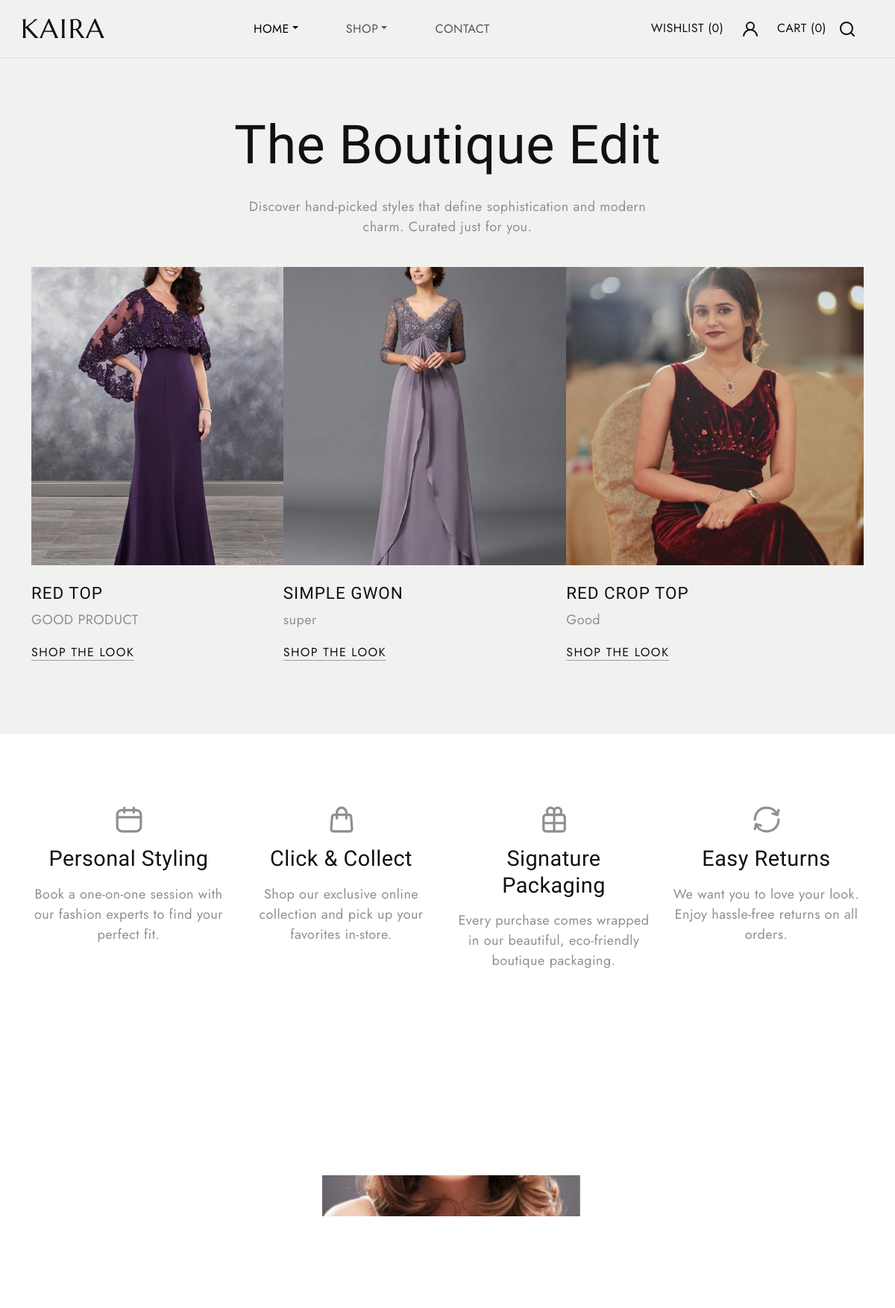
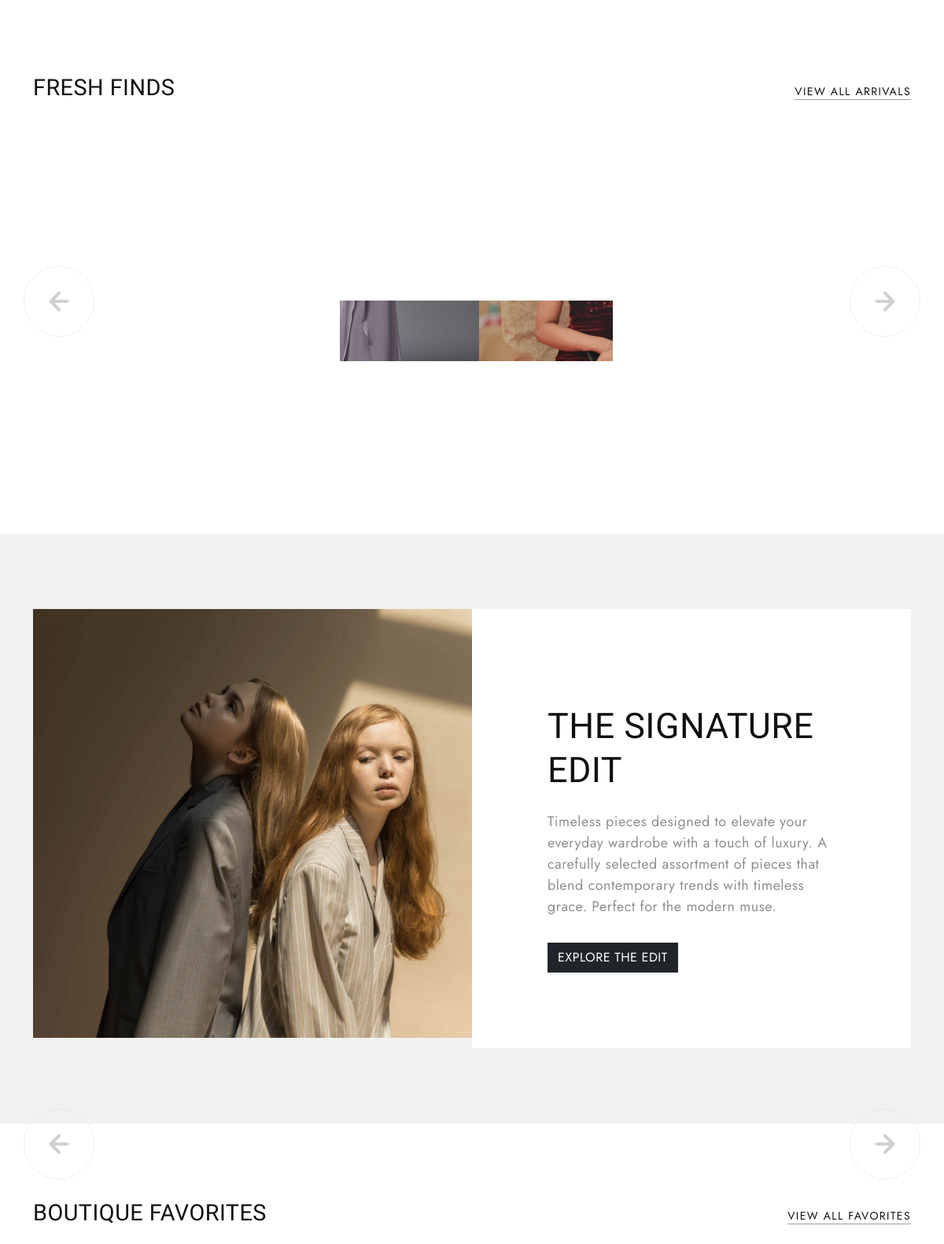
The page / (upper part) on the database its author committed (2 pictures, top to bottom).
### store/models.py (models this page shows, shortened)
class Product(models.Model):
    category=models.ForeignKey(Category,related_name='products',on_delete=models.CASCADE)
    name=models.CharField(max_length=225)
    price=models.DecimalField(max_digits=10,decimal_places=2)
    colors = models.ManyToManyField(Color, blank=True)
    sizes = models.ManyToManyField(Size, blank=True)
    description=models.TextField(blank=True)
    stock=models.PositiveIntegerField(default=0)
    is_available=models.BooleanField(default=True)
    created_at=models.DateTimeField(auto_now_add=True)
    @property
    def get_main_image(self):
        main_img = self.images.filter(is_main=True).first()
        if not main_img:
            main_img = self.images.first()
        return main_img

class ProductImage(models.Model):
    product=models.ForeignKey(Product,related_name='images',on_delete=models.CASCADE)
    image=models.ImageField(upload_to='products/images/')
    is_main=models.BooleanField(default=False)
    created_at=models.DateTimeField(auto_now_add=True)

class Category(models.Model):
    name=models.CharField(max_length=255)
    image=models.ImageField(upload_to='category/images/')
    created_at=models.DateTimeField(auto_now_add=True)

### store/views.py (the view)
# urls.py: path('',home,name='home'),
def home(request):
    categories = Category.objects.all()[:3]
    new_arrivals = Product.objects.filter(is_available=True).order_by('-created_at')[:8]
    best_sellers = Product.objects.filter(is_available=True).order_by('?')[:8]
    related_products = Product.objects.filter(is_available=True).order_by('?')[:8]
    context = {
        'categories': categories,
        'new_arrivals': new_arrivals,
        'best_sellers': best_sellers,
        'related_products': related_products,
    }
    return render(request, 'index.html', context)

### store/context_processor.py (called while the page is built)
def counter(request):
    cart_count = 0
    if 'admin' in request.path:
        return {}
    else:
        try:
            cart = Cart.objects.filter(cart_id=_cart_id(request))
            if request.user.is_authenticated:
                pass
            cart_items = CartItem.objects.all().filter(cart=cart[:1])
            for cart_item in cart_items:
                cart_count += cart_item.quantity
        except Cart.DoesNotExist:
            cart_count = 0
    return dict(cart_count=cart_count)

### store/views.py (called while the page is built)
def _cart_id(request):
    cart = request.session.session_key
    if not cart:
        request.session.create()
        cart = request.session.session_key
    return cart

### templates/index.html (shortened to what this page needs)
{% extends "base.html" %}
{% load static %}
{% block content %}
  <section id="billboard" class="bg-light py-5">
    <div class="container">
      <div class="row justify-content-center">
        <h1 class="section-title text-center mt-4" data-aos="fade-up">The Boutique Edit</h1>
        <div class="col-md-6 text-center" data-aos="fade-up" data-aos-delay="300">
          <p>Discover hand-picked styles that define sophistication and modern charm. Curated just for you.</p>
        </div>
      </div>
      <div class="row">
        <div class="swiper main-swiper py-4" data-aos="fade-up" data-aos-delay="600">
          <div class="swiper-wrapper d-flex border-animation-left">
            {% for product in new_arrivals %}
            <div class="swiper-slide">
              <div class="banner-item image-zoom-effect">
                <div class="image-holder">
                  <a href="{% url 'product_detail' product.id %}">
                    {% if product.get_main_image %}
                      <img src="{{ product.get_main_image.image.url }}" alt="{{ product.name }}" class="img-fluid" style="height: 400px; object-fit: cover; width: 100%;">
                    {% else %}
                      <img src="{% static 'images/banner-image-1.jpg' %}" alt="Default" class="img-fluid">
                    {% endif %}
                  </a>
                </div>
                <div class="banner-content py-4">
                  <h5 class="element-title text-uppercase">
                    <a href="{% url 'product_detail' product.id %}" class="item-anchor">{{ product.name }}</a>
                  </h5>
                  <p>{{ product.description|truncatewords:10 }}</p>
                  <div class="btn-left">
                    <a href="{% url 'product_detail' product.id %}" class="btn-link fs-6 text-uppercase item-anchor text-decoration-none">Shop the Look</a>
                  </div>
                </div>
              </div>
            </div>
            {% endfor %}
          </div>
        </div>
        <div class="icon-arrow icon-arrow-left"><svg width="50" height="50"><use xlink:href="#arrow-left"></use></svg></div>
        <div class="icon-arrow icon-arrow-right"><svg width="50" height="50"><use xlink:href="#arrow-right"></use></svg></div>
      </div>
    </div>
  </section>
  <section class="features py-5">
    <div class="container">
      <div class="row">
        <div class="col-md-3 text-center" data-aos="fade-in" data-aos-delay="0">
          <div class="py-5">
            <svg width="38" height="38"><use xlink:href="#calendar"></use></svg>
            <h4 class="element-title text-capitalize my-3">Personal Styling</h4>
            <p>Book a one-on-one session with our fashion experts to find your perfect fit.</p>
          </div>
        </div>
        <div class="col-md-3 text-center" data-aos="fade-in" data-aos-delay="300">
          <div class="py-5">
            <svg width="38" height="38"><use xlink:href="#shopping-bag"></use></svg>
            <h4 class="element-title text-capitalize my-3">Click & Collect</h4>
            <p>Shop our exclusive online collection and pick up your favorites in-store.</p>
          </div>
        </div>
        <div class="col-md-3 text-center" data-aos="fade-in" data-aos-delay="600">
          <div class="py-5">
            <svg width="38" height="38"><use xlink:href="#gift"></use></svg>
            <h4 class="element-title text-capitalize my-3">Signature Packaging</h4>
            <p>Every purchase comes wrapped in our beautiful, eco-friendly boutique packaging.</p>
          </div>
        </div>
        <div class="col-md-3 text-center" data-aos="fade-in" data-aos-delay="900">
          <div class="py-5">
            <svg width="38" height="38"><use xlink:href="#arrow-cycle"></use></svg>
            <h4 class="element-title text-capitalize my-3">Easy Returns</h4>
            <p>We want you to love your look. Enjoy hassle-free returns on all orders.</p>
          </div>
        </div>
      </div>
    </div>
  </section>
  <section class="categories overflow-hidden">
    <div class="container">
      <div class="open-up" data-aos="zoom-out">
        <div class="row">
          {% for category in categories %}
          <div class="col-md-4">
            <div class="cat-item image-zoom-effect">
              <div class="image-holder">
                <a href="{% url 'shop' %}?category={{ category.name }}">
                  {% if category.image %}
                    <img src="{{ category.image.url }}" alt="{{ category.name }}" class="product-image img-fluid w-100" style="height: 300px; object-fit: cover;">
                  {% else %}
                    <img src="{% static 'images/cat-item1.jpg' %}" alt="Default" class="product-image img-fluid">
                  {% endif %}
                </a>
              </div>
              <div class="category-content">
                <div class="product-button">
                  <a href="{% url 'shop' %}?category={{ category.name }}" class="btn btn-common text-uppercase">Explore {{ category.name }}</a>
                </div>
              </div>
            </div>
          </div>
          {% endfor %}
        </div>
      </div>
    </div>
  </section>
  <section id="new-arrival" class="new-arrival product-carousel py-5 position-relative overflow-hidden">
    <div class="container">
      <div class="d-flex flex-wrap justify-content-between align-items-center mt-5 mb-3">
        <h4 class="text-uppercase">Fresh Finds</h4>
        <a href="{% url 'shop' %}" class="btn-link">View All Arrivals</a>
      </div>
      <div class="swiper product-swiper open-up" data-aos="zoom-out">
        <div class="swiper-wrapper d-flex">
          {% for product in new_arrivals %}
          <div class="swiper-slide">
            <div class="product-item image-zoom-effect link-effect">
              <div class="image-holder position-relative">
                <a href="{% url 'product_detail' product.id %}">
                  {% if product.get_main_image %}
                    <img src="{{ product.get_main_image.image.url }}" alt="{{ product.name }}" class="product-image img-fluid w-100" style="height: 400px; object-fit: cover;">
                  {% else %}
                    <img src="{% static 'images/product-item-1.jpg' %}" alt="default" class="product-image img-fluid">
                  {% endif %}
                </a>
                <div class="product-content">
                  <h5 class="element-title text-uppercase fs-5 mt-3">
                    <a href="{% url 'product_detail' product.id %}">{{ product.name }}</a>
                  </h5>
                  <span>${{ product.price }}</span>
                </div>
              </div>
            </div>
          </div>
          {% endfor %}
        </div>
      </div>
      <div class="icon-arrow icon-arrow-left"><svg width="50" height="50"><use xlink:href="#arrow-left"></use></svg></div>
      <div class="icon-arrow icon-arrow-right"><svg width="50" height="50"><use xlink:href="#arrow-right"></use></svg></div>
    </div>
  </section>
  <section class="collection bg-light position-relative py-5">
    <div class="container">
      <div class="row">
        <div class="title-xlarge text-uppercase txt-fx domino">Elegance</div>
        <div class="collection-item d-flex flex-wrap my-5">
          <div class="col-md-6 column-container">
            <div class="image-holder">
              <img src="{% static 'images/single-image-2.jpg' %}" alt="collection" class="product-image img-fluid">
            </div>
          </div>
          <div class="col-md-6 column-container bg-white">
            <div class="collection-content p-5 m-0 m-md-5">
              <h3 class="element-title text-uppercase">The Signature Edit</h3>
              <p>Timeless pieces designed to elevate your everyday wardrobe with a touch of luxury. A carefully selected assortment of pieces that blend contemporary trends with timeless grace. Perfect for the modern muse.</p>
              <a href="{% url 'shop' %}" class="btn btn-dark text-uppercase mt-3">Explore the Edit</a>
            </div>
          </div>
        </div>
      </div>
    </div>
  </section>
  <section id="best-sellers" class="best-sellers product-carousel py-5 position-relative overflow-hidden">
    <div class="container">
      <div class="d-flex flex-wrap justify-content-between align-items-center mt-5 mb-3">
        <h4 class="text-uppercase">Boutique Favorites</h4>
        <a href="{% url 'shop' %}" class="btn-link">View All Favorites</a>
      </div>
    </div>
  </section>
{% endblock %}

### static/style.css (style rules this page uses)
body { --heading-font: "Marcellus", Roboto, sans-serif; --heading-font-weight: 400; --heading-color: #111; --heading-line-height: 1.24; --swiper-theme-color: #8C907E; --bs-body-font-family: "Jost", Roboto, sans-serif; --bs-body-font-size: 18px; --bs-body-font-weight: 400; --bs-body-line-height: 1.5; --bs-body-color: #8f8f8f; --bs-body-color-rgb: 143, 143, 143; --bs-primary: #8C907E; --bs-secondary: #6c757d; --bs-black: #111; --bs-light: #F1F1F0; --bs-dark: #212529; --bs-gray: #9aa1a7; --bs-gray-dark: #51565b; --bs-primary-rgb: 140, 144, 126; --bs-secondary-rgb: 108, 117, 125; --bs-black-rgb: 17, 17, 17; --bs-light-rgb: 241, 241, 240; --bs-dark-rgb: 33, 37, 41; --bs-link-color: #111; --bs-link-color-rgb: 17, 17, 17; --bs-link-decoration: underline; --bs-link-hover-color: #111; --bs-link-hover-color-rgb: 17, 17, 17; }
body { letter-spacing: 0.03rem; }
h1, .h1, h2, .h2, h3, .h3, h4, .h4, h5, .h5, h6, .h6 { font-family: var(--heading-font); font-weight: var(--heading-font-weight); color: var(--heading-color); line-height: var(--heading-line-height); }
h1, h2, h3 { margin: 25px 0; }
h5, h6 { letter-spacing: 1px; }
h1, .h1 { font-size: 4.5rem; }
h3, .h3 { font-size: 2.8rem; }
h4, .h4 { font-size: 1.8rem; }
h5, .h5 { font-size: 1.4rem; }
a { text-decoration: none; }
.btn { --bs-btn-border-radius: 0; }
.open-up { clip-path: inset(48% 34% 36% 35%); }
.txt-fx { overflow: hidden; line-height: 1; }
.txt-fx { --delay: 50ms; --easing: cubic-bezier(.5, 0, .53, 1); }
.icon-arrow { position: absolute; top: 50%; font-size: 2em; color: var(--dark-color); z-index: 8; width: 130px; height: 130px; border-radius: 50%; border: 1px solid #d9d9d9; display: flex; align-items: center; justify-content: center; cursor: pointer; opacity: 0.4; transition: opacity 0.3s ease-out; }
.icon-arrow.icon-arrow-left { left: 30px; }
.icon-arrow.icon-arrow-right { right: 30px; }
.icon-arrow { width: 90px; height: 90px; border-radius: 50%; }
.image-zoom-effect { display: flex; flex-wrap: wrap; }
.image-zoom-effect .image-holder { width: 100%; height: auto; overflow: hidden; transform: scale(1); transition: transform 0.3s cubic-bezier(0.25, 0.46, 0.45, 0.94); }
.image-zoom-effect img { transform: scale(1); will-change: transform; transition: transform 0.3s cubic-bezier(0.25, 0.46, 0.45, 0.94); z-index: 0; }
.border-animation-left .item-anchor { position: relative; margin-bottom: 20px; }
.border-animation-left .item-anchor:after { content: ""; position: absolute; width: 0; height: 1px; left: 0; bottom: 0; z-index: 9; background: var(--bs-dark); transition: all 0.5s ease; }
.border-animation-left.light-border .item-anchor:after, .border-animation-left .item-anchor:after { background: var(--bs-dark); }
.title-xlarge { font-size: calc(2rem + 10vw); font-family: var(--heading-font); color: var(--bs-gray-300); position: absolute; top: -40px; left: 0; z-index: 0; }
.link-effect a { position: relative; padding: 0; overflow: hidden; transition: transform 0.5s; display: block; }
.link-effect a::after { content: attr(data-after); display: inline-block; transform: translateY(100%); position: absolute; left: 0; font-size: 1rem; text-align: inherit; text-transform: uppercase; transition: inherit; }
.btn-link { font-size: 0.875rem; font-family: var(--bs-body-font-family); letter-spacing: 0.0875rem; text-transform: uppercase; text-decoration: none; }
a.btn-link, a.btn-link:after { transition: all .5s; }
a.btn-link { position: relative; }
a.btn-link:before, a.btn-link:after { content: ''; display: block; position: absolute; bottom: 0; left: 0; width: 0; background-color: var(--bs-dark); height: 1px; }
a.btn-link:before { background-color: var(--bs-gray); width: 100%; }

### rows shown on the page
Product: get_main_image.image (picture), name "RED TOP", description "GOOD PRODUCT"
Product: get_main_image.image (picture), name "SIMPLE GWON", description "super"
Product: get_main_image.image (picture), name "RED CROP TOP", description "Good"
Category: image (picture)
Category: image (picture)

### other values the page prints
{{ cart_count|default:0 }} "0"
